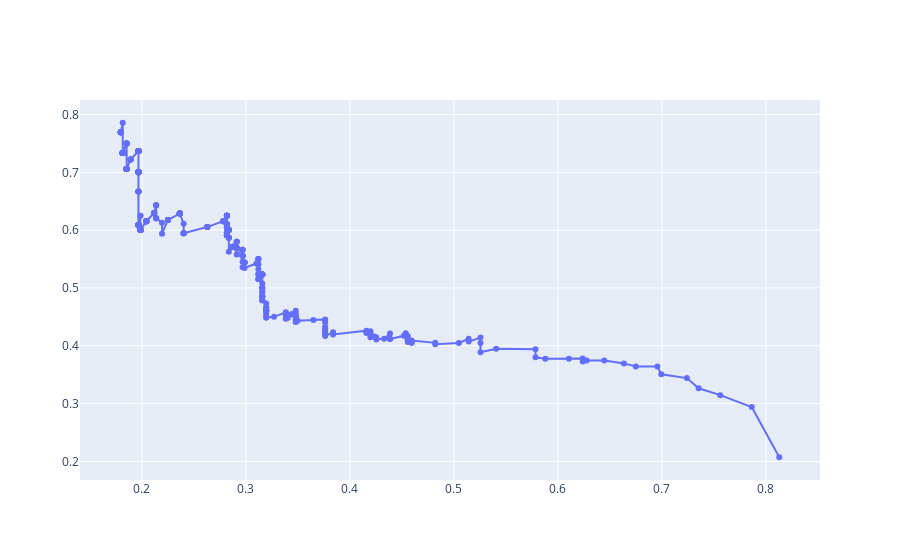

Here is the notebook cell this chart was saved with:
### Code cell
print(len(hit_miss_rate[0]))
fig = go.Figure(data=go.Scatter(x=hit_miss_rate[0], y=hit_miss_rate[1], mode="lines+markers"))
fig.show()

### Figure 1 — Plotly figure (JSON) as saved in the notebook; plotly's stock layout.template omitted (floating-point values rounded to 4 significant figures; data arrays with more than 128 entries replaced by an {"elided": "..."} marker saying what was removed)
{"data": [{"mode": "lines+markers", "type": "scatter", "x": {"elided": "500 float values"}, "y": {"elided": "500 float values"}}], "layout": {}}
